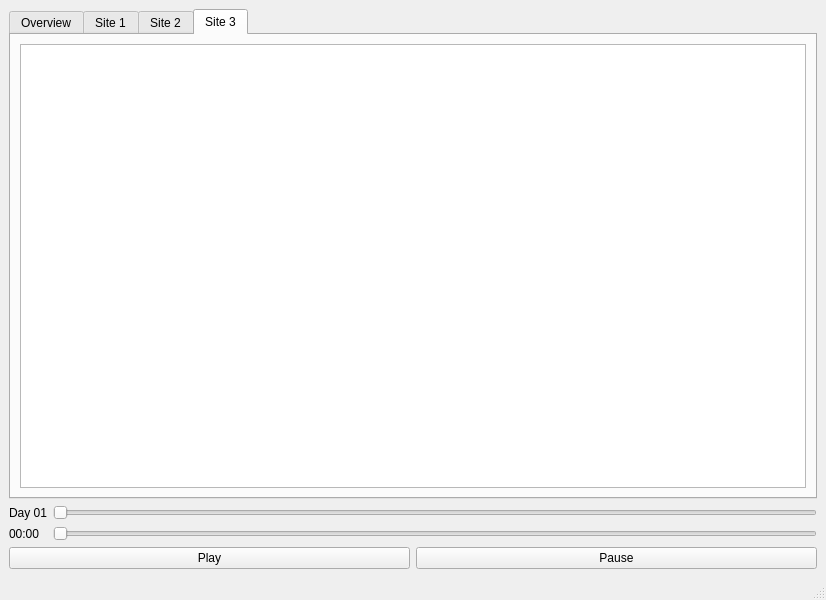
<?xml version="1.0" encoding="UTF-8"?>
<ui version="4.0">
 <class>MainWindow</class>
 <widget class="QMainWindow" name="MainWindow">
  <property name="geometry">
   <rect>
    <x>0</x>
    <y>0</y>
    <width>826</width>
    <height>600</height>
   </rect>
  </property>
  <property name="windowTitle">
   <string>MainWindow</string>
  </property>
  <widget class="QWidget" name="centralwidget">
   <layout class="QVBoxLayout" name="verticalLayout">
    <item>
     <widget class="QTabWidget" name="tabWidget">
      <property name="focusPolicy">
       <enum>Qt::StrongFocus</enum>
      </property>
      <property name="whatsThis">
       <string>&lt;html&gt;&lt;head/&gt;&lt;body&gt;&lt;p&gt;&lt;br/&gt;&lt;/p&gt;&lt;/body&gt;&lt;/html&gt;</string>
      </property>
      <property name="layoutDirection">
       <enum>Qt::LeftToRight</enum>
      </property>
      <property name="currentIndex">
       <number>3</number>
      </property>
      <widget class="QWidget" name="overviewTab">
       <attribute name="title">
        <string>Overview</string>
       </attribute>
       <layout class="QVBoxLayout" name="verticalLayout_2" stretch="3,1">
        <item>
         <widget class="NetworkFlow" name="widget" native="true">
          <property name="minimumSize">
           <size>
            <width>0</width>
            <height>10</height>
           </size>
          </property>
         </widget>
        </item>
        <item>
         <widget class="PyQtGraphTest" name="chart" native="true">
          <property name="minimumSize">
           <size>
            <width>0</width>
            <height>10</height>
           </size>
          </property>
         </widget>
        </item>
       </layout>
      </widget>
      <widget class="QWidget" name="site1Tab">
       <attribute name="title">
        <string>Site 1</string>
       </attribute>
       <layout class="QVBoxLayout" name="verticalLayout_3">
        <item>
         <widget class="QGraphicsView" name="site1GraphicsView">
          <property name="sizePolicy">
           <sizepolicy hsizetype="Expanding" vsizetype="Expanding">
            <horstretch>0</horstretch>
            <verstretch>0</verstretch>
           </sizepolicy>
          </property>
          <property name="focusPolicy">
           <enum>Qt::StrongFocus</enum>
          </property>
          <property name="cacheMode">
           <set>QGraphicsView::CacheNone</set>
          </property>
          <property name="viewportUpdateMode">
           <enum>QGraphicsView::FullViewportUpdate</enum>
          </property>
         </widget>
        </item>
       </layout>
      </widget>
      <widget class="QWidget" name="site2Tab">
       <attribute name="title">
        <string>Site 2</string>
       </attribute>
       <layout class="QVBoxLayout" name="verticalLayout_4">
        <item>
         <widget class="QGraphicsView" name="site2GraphicsView">
          <property name="viewportUpdateMode">
           <enum>QGraphicsView::FullViewportUpdate</enum>
          </property>
         </widget>
        </item>
       </layout>
      </widget>
      <widget class="QWidget" name="site3Tab">
       <attribute name="title">
        <string>Site 3</string>
       </attribute>
       <layout class="QVBoxLayout" name="verticalLayout_5">
        <item>
         <widget class="QGraphicsView" name="site3GraphicsView">
          <property name="viewportUpdateMode">
           <enum>QGraphicsView::FullViewportUpdate</enum>
          </property>
         </widget>
        </item>
       </layout>
      </widget>
     </widget>
    </item>
    <item>
     <layout class="QHBoxLayout" name="sliderHBox">
      <item>
       <layout class="QVBoxLayout" name="labelVBox">
        <item>
         <widget class="QLabel" name="dayLabel">
          <property name="text">
           <string>Day 01</string>
          </property>
         </widget>
        </item>
        <item>
         <widget class="QLabel" name="timeLabel">
          <property name="text">
           <string>00:00</string>
          </property>
         </widget>
        </item>
       </layout>
      </item>
      <item>
       <layout class="QVBoxLayout" name="sliderVBox">
        <item>
         <widget class="QSlider" name="daySlider">
          <property name="minimum">
           <number>1</number>
          </property>
          <property name="maximum">
           <number>14</number>
          </property>
          <property name="orientation">
           <enum>Qt::Horizontal</enum>
          </property>
         </widget>
        </item>
        <item>
         <widget class="QSlider" name="timeSlider">
          <property name="minimum">
           <number>0</number>
          </property>
          <property name="maximum">
           <number>287</number>
          </property>
          <property name="orientation">
           <enum>Qt::Horizontal</enum>
          </property>
         </widget>
        </item>
       </layout>
      </item>
     </layout>
    </item>
    <item>
     <widget class="QWidget" name="buttonContainer" native="true">
      <layout class="QHBoxLayout" name="horizontalLayout">
       <property name="margin">
        <number>0</number>
       </property>
       <item>
        <widget class="QPushButton" name="playButton">
         <property name="text">
          <string>Play</string>
         </property>
        </widget>
       </item>
       <item>
        <widget class="QPushButton" name="pauseButton">
         <property name="text">
          <string>Pause</string>
         </property>
        </widget>
       </item>
      </layout>
     </widget>
    </item>
   </layout>
  </widget>
  <widget class="QMenuBar" name="menubar">
   <property name="geometry">
    <rect>
     <x>0</x>
     <y>0</y>
     <width>826</width>
     <height>22</height>
    </rect>
   </property>
  </widget>
  <widget class="QStatusBar" name="statusbar"/>
 </widget>
 <customwidgets>
  <customwidget>
   <class>NetworkFlow</class>
   <extends>QWidget</extends>
   <header>NetworkFlow</header>
   <container>1</container>
  </customwidget>
  <customwidget>
   <class>PyQtGraphTest</class>
   <extends>QWidget</extends>
   <header>PyQtGraphTest</header>
   <container>1</container>
  </customwidget>
 </customwidgets>
 <resources/>
 <connections/>
</ui>
